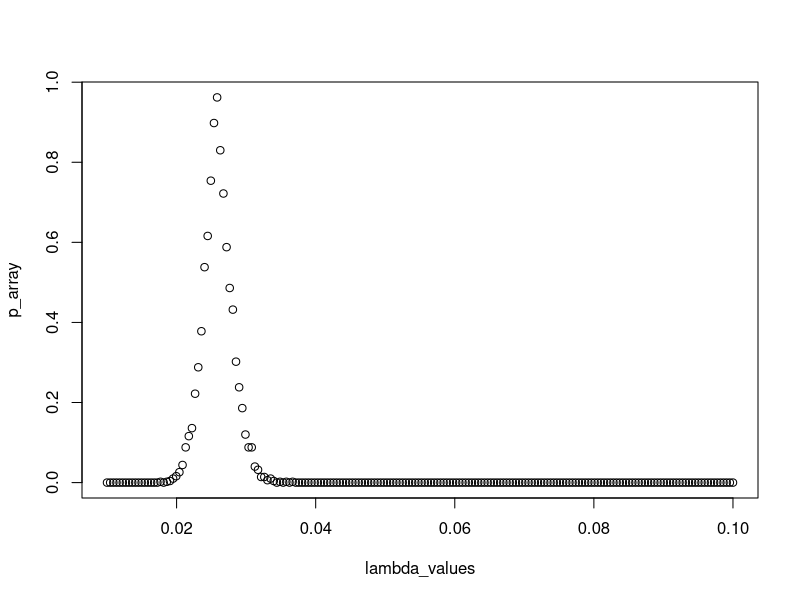
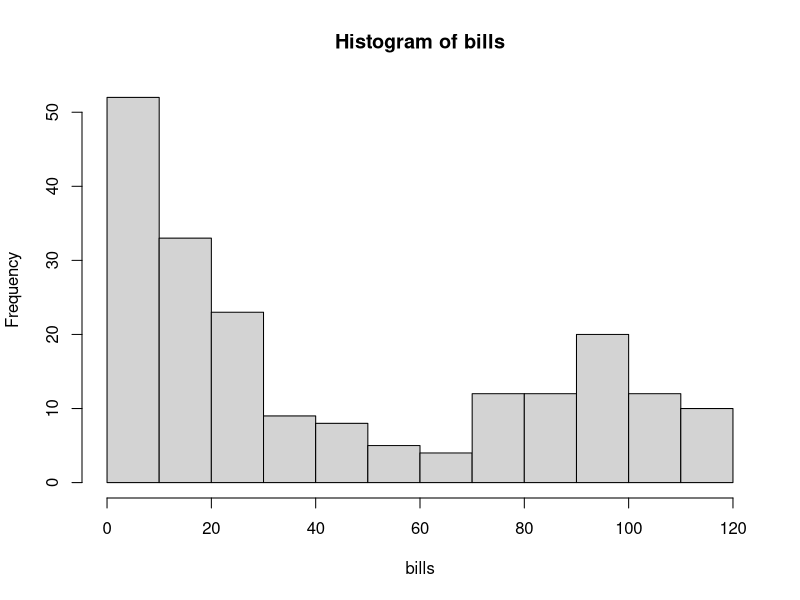
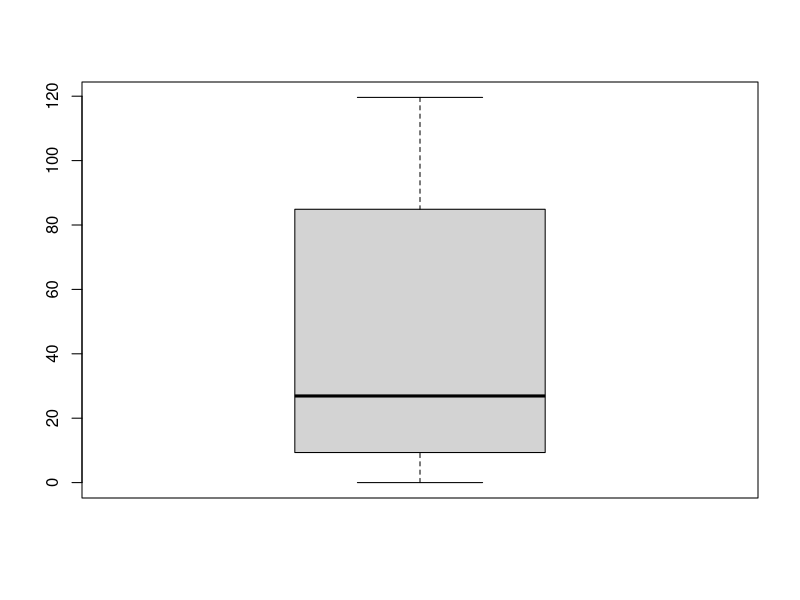
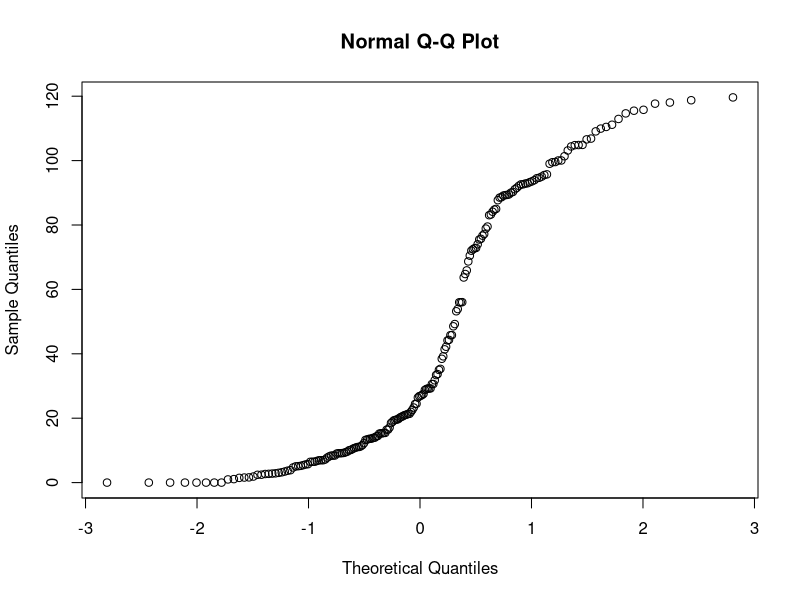
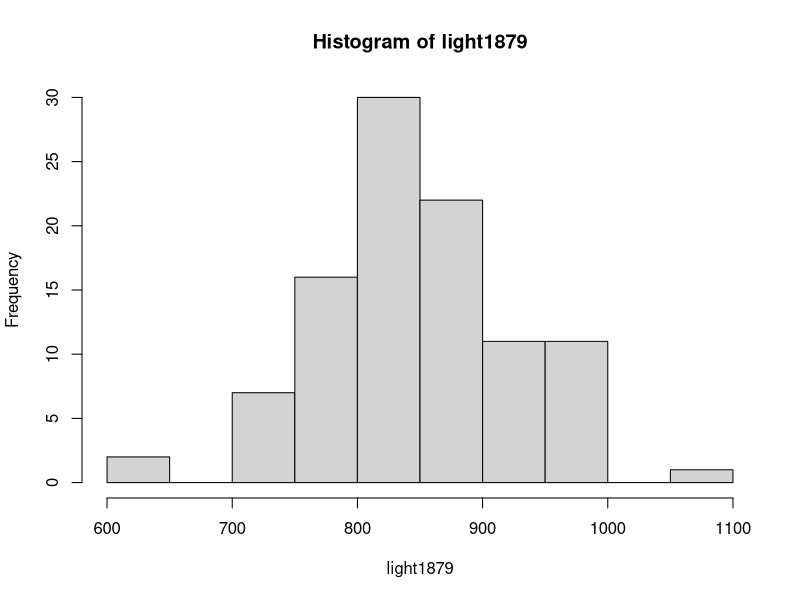
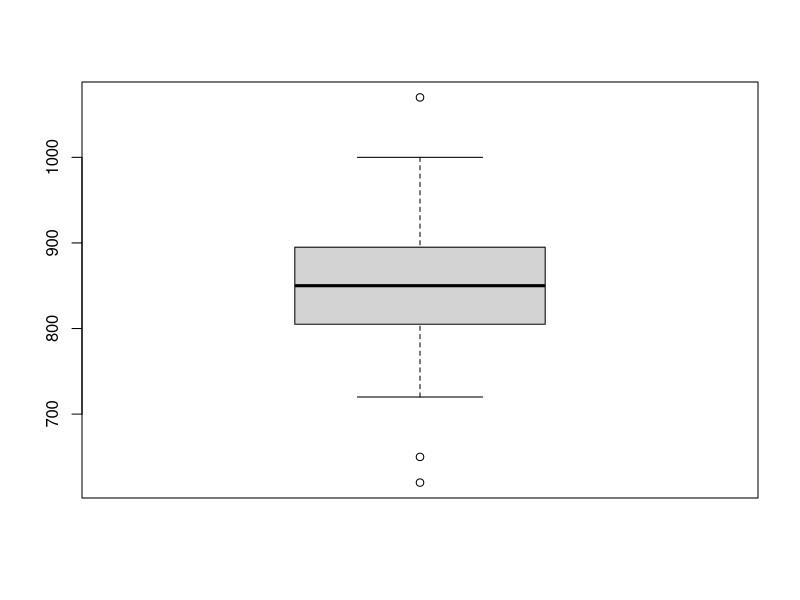
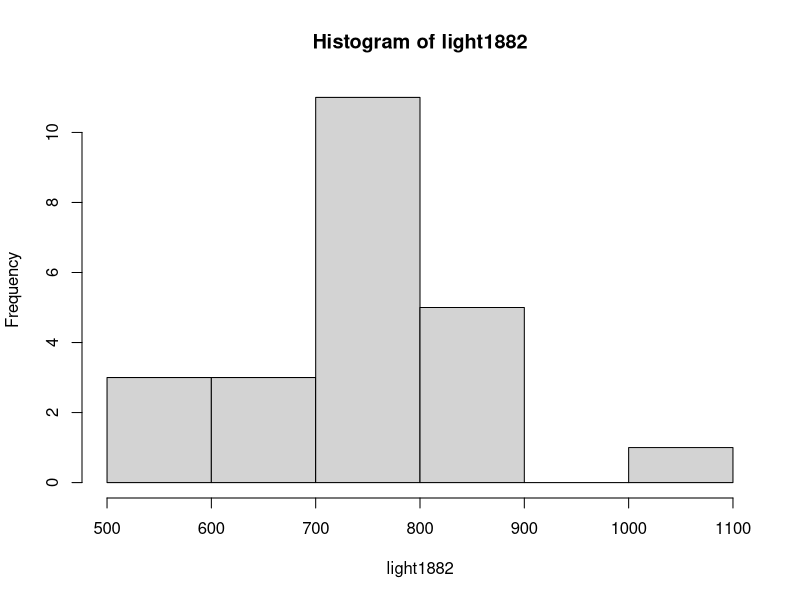
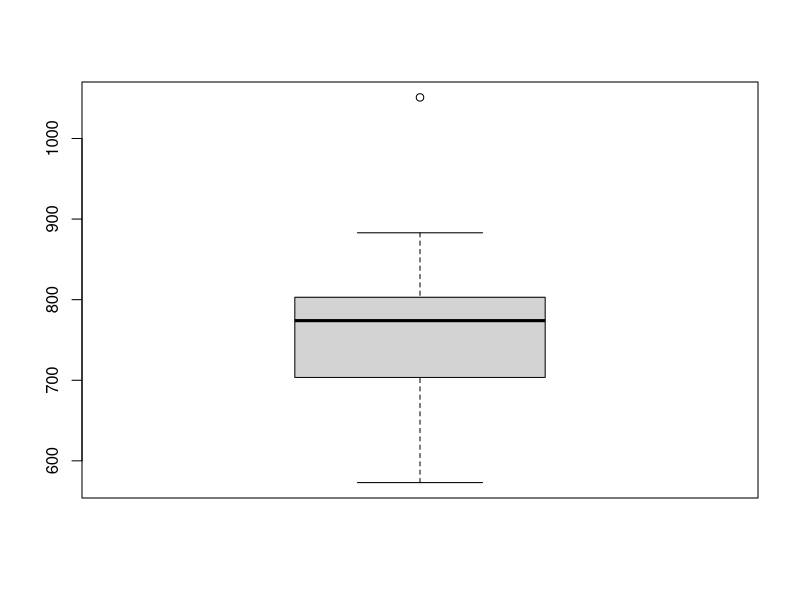

The R source for these figures, in order:
## ---- chunk 1
Data <- read.table("telephone.txt",header = TRUE);
bills = Data$Bills;
## ---- chunk 2
t=median(bills);
n=length(bills);

## ---- chunk 3
bootstrap_exp<-function(n,lambda){
  B=1000;
  tstar=numeric(B);
  for(i in 1:B){
    xstar = rexp(n,lambda); #Exercise says for lambda = [0.01,0.1]
    tstar[i] = median(xstar);
  }
  return(tstar)
}
## ---- chunk 4
lambda_values=seq(0.01,0.1,length=200)
p_array=numeric(length(lambda_values))
B=1000;
i=1
for(lambda in lambda_values){
  tstar=bootstrap_exp(n,lambda);
  pl=sum(tstar<t)/B;
  pr=sum(tstar>t)/B;
  p=2*min(pl,pr);
  p_array[i]=p;
  i=i+1;
}
## ---- chunk 5
p_not_reject=p_array[p_array>0.05]
## ---- chunk 6
indexes = match(p_not_reject,p_array);
lambda_not_reject=numeric(length(indexes));
count=1
for(i in indexes){
  lambda_not_reject[count]=lambda_values[i];
  count=count+1;
}
## ---- chunk 7
plot(lambda_values,p_array)
## ---- chunk 8
hist(bills)
boxplot(bills)
qqnorm(bills)
## ---- chunk 9
light1879 = scan("light1879.txt");
light1882 = scan("light1882.txt")
light_time = scan("light.txt") #Holds the times saved from the experiment which are NOT the seconds taken to travel 7442Km

light_real_time = ((light_time/1000)+24.8)/1000000 #Holds the real time taken to travel 7442Km in seconds
light_speed = (7.442/light_real_time)-299000 #Measured speed of light minus 299000
## ---- chunk 10
hist(light1879);
boxplot(light1879);
## ---- chunk 11
hist(light1882);
boxplot(light1882);

## ---- chunk 12
hist(light_speed);
boxplot(light_speed);
## ---- chunk 13
boxplot(light1879,light1882,light_speed,names=c("Light 1879","Light 1882","Light Newcomb"))
## ---- chunk 14
bootstrap<-function(data,operation="mean"){
  B=1000;
  tstar=numeric(B);
  
  for(i in 1:B){
    xstar = sample(data,replace = TRUE);
    
    if(operation=="mean"){
      tstar[i] = mean(xstar);
    }else if(operation=="median"){
      tstar[i] = median(xstar);
    }
  }
  return(tstar);
}
## ---- chunk 15
get_confidence_intervals<-function(data,operation="mean"){
  if(operation=="mean"){
    t=mean(data);
  }else if(operation=="median"){
    t=median(data);
  }
  tstar = bootstrap(data,operation);
  tstar25 = quantile(tstar,0.025);
  tstar975 = quantile(tstar,0.975);
  return(c(2*t-tstar975,2*t-tstar25));
}
## ---- chunk 16
confidence_mean = get_confidence_intervals(light1879);
confidence_mean = confidence_mean+299000; #We add 299000 to get the actual speed
## ---- chunk 17
confidence_median = get_confidence_intervals(light1879,"median");
confidence_median = confidence_median+299000;
## ---- chunk 18
confidence_mean = get_confidence_intervals(light1882);
confidence_mean = confidence_mean+299000; #We add 299000 to get the actual speed
## ---- chunk 19
confidence_median = get_confidence_intervals(light1882,"median");
confidence_median = confidence_median+299000;
## ---- chunk 20
confidence_mean = get_confidence_intervals(light_speed);
confidence_mean = confidence_mean+299000; #We add 299000 to get the actual speed
## ---- chunk 21
confidence_median = get_confidence_intervals(light_speed,"median");
confidence_median = confidence_median+299000;
## ---- chunk 22
klm = scan("klm.txt");
## ---- chunk 23
hist(klm)
qqnorm(klm)
qqline(klm)
## ---- chunk 24
n_bigger = sum(klm>31)
n = length(klm)
binom.test(n_bigger,n,p=0.5,alternative = "greater")
## ---- chunk 25
n_bigger = sum(klm>72);
binom.test(n_bigger,n,p=0.1,alternative = "greater")
## ---- chunk 26
Clouds<-read.table("clouds.txt",header = TRUE);
## ---- chunk 27
differences=Clouds$seeded-Clouds$unseeded;
qqnorm(differences);
qqline(differences);
## ---- chunk 28
t.test(Clouds$seeded,Clouds$unseeded,paired = TRUE)
## ---- chunk 29
wilcox.test(Clouds$seeded,Clouds$unseeded)
## ---- chunk 30
ks.test(Clouds$seeded,Clouds$unseeded);
## ---- chunk 31
clouds_sq=sqrt(Clouds)
## ---- chunk 32
t.test(clouds_sq$seeded,clouds_sq$unseeded,paired = TRUE)
## ---- chunk 33
wilcox.test(clouds_sq$seeded,clouds_sq$unseeded)
## ---- chunk 34
ks.test(clouds_sq$seeded,clouds_sq$unseeded)
## ---- chunk 35
clouds_sq_sq=sqrt(clouds_sq)
## ---- chunk 36
t.test(clouds_sq_sq$seeded,clouds_sq_sq$unseeded,paired = TRUE)
## ---- chunk 37
wilcox.test(clouds_sq_sq$seeded,clouds_sq_sq$unseeded)
## ---- chunk 38
ks.test(clouds_sq_sq$seeded,clouds_sq_sq$unseeded)
## ---- chunk 39
peruvians = read.table("peruvians.txt", header = TRUE);
peruvians = peruvians[, - c(5, 6, 7)] # Deleting redundant columns since we don't need to use them for this exercise
attach(peruvians)
## ---- chunk 40
pairs(peruvians)
## ---- chunk 41

qqnorm(migration, main = "QQ - Plot of Migration")

## ---- chunk 42

shapiro.test(migration)
## ---- chunk 43
cor.test(migration, age, method = "spearman")
## ---- chunk 44
cor.test(migration, weight, method = "spearman")
## ---- chunk 45
cor.test(migration, length, method = "spearman")
## ---- chunk 46
cor.test(migration, wrist, method = "spearman")
## ---- chunk 47
cor.test(migration, systolic, method = "spearman")
## ---- chunk 48
cor.test(migration, diastolic, method = "spearman")
## ---- chunk 49
run = read.table("run.txt", header = TRUE)
attach(run)
## ---- chunk 50

hist(before)
qqnorm(before)
qqline(before) 
## ---- chunk 51
hist(after)
qqnorm(after)
qqline(after) 
## ---- chunk 52

plot(before, after, main = "Before Vs After")
abline(lm(after~before), col="red")
boxplot(before, after, names = c("before", "after"))
## ---- chunk 53

hist(before-after)
qqnorm(before-after)
qqline(before-after) 
boxplot(before-after, names = "before - after")
## ---- chunk 54
shapiro.test(before-after)

## ---- chunk 55
lemo = run[which(drink == "lemo"),]
energy = run[which(drink == "energy"),]
t.test(lemo$before, lemo$after, paired = TRUE) 

## ---- chunk 56
t.test(energy$before, energy$after, paired = TRUE)
## ---- chunk 57
lemo_time_difference = lemo$before - lemo$after

energy_time_difference = energy$before - energy$after

t.test(lemo_time_difference, energy_time_difference)

## ---- chunk 58
qqnorm(lemo_time_difference)
qqline(lemo_time_difference)

qqnorm(energy_time_difference)
qqline(energy_time_difference)
## ---- chunk 59
dogs <- read.table("dogs.txt", header = TRUE)
attach(dogs)

## ---- chunk 60
boxplot(dogs, names = c("Isofluorane", "Halothane", "Cyclopropane") )

## ---- chunk 61
qqnorm(isofluorane, main= "Q-Q Plot of Isofluorane" )
qqline(isofluorane) 
## ---- chunk 62
shapiro.test(isofluorane)

## ---- chunk 63
qqnorm(halothane, main= "Q-Q Plot of Halothane" )
qqline(halothane) 
## ---- chunk 64
shapiro.test(halothane)

## ---- chunk 65
qqnorm(cyclopropane, main= "Q-Q Plot of Cyclopropane" )
qqline(cyclopropane)
## ---- chunk 66
shapiro.test(cyclopropane)

## ---- chunk 67
dogframe = data.frame(plasma=as.vector(as.matrix(dogs)),  group = factor(rep(1:3, each=10)))
dog_aov = lm(plasma~group, data = dogframe)
anova(dog_aov) 

summary(dog_aov)
## ---- chunk 68
attach(dogframe)
kruskal.test(plasma, group)
